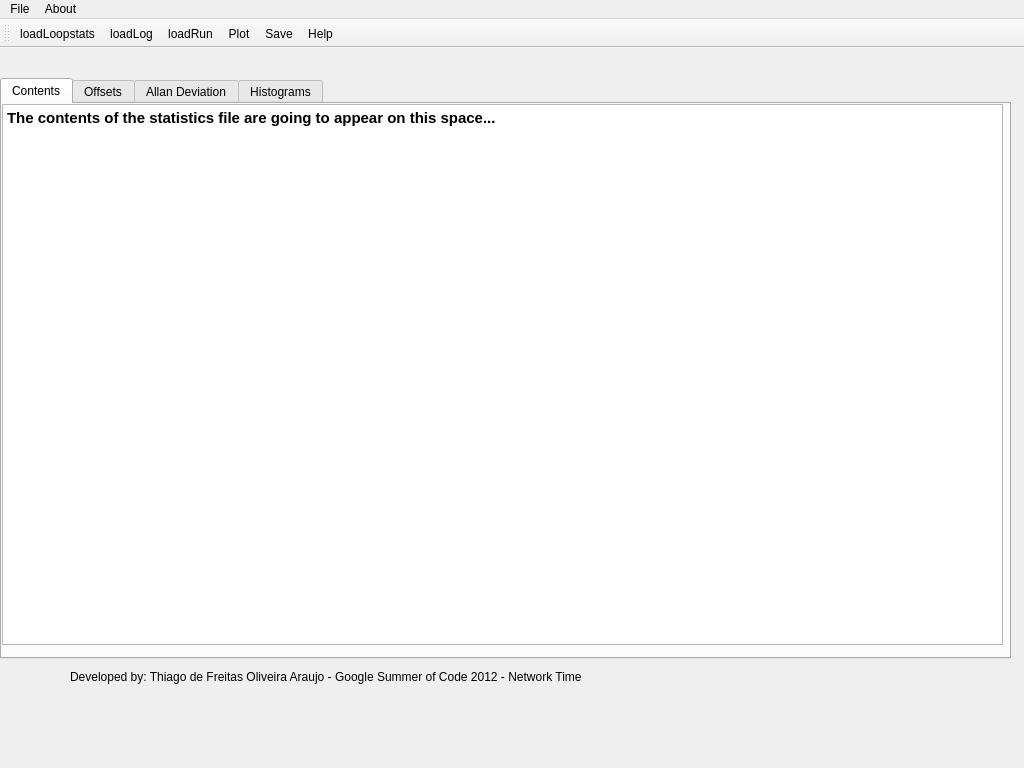
<?xml version="1.0" encoding="UTF-8"?>
<ui version="4.0">
 <author>Thiago de Freitas Oliveira Araujo</author>
 <class>MainWindow</class>
 <widget class="QMainWindow" name="MainWindow">
  <property name="geometry">
   <rect>
    <x>0</x>
    <y>0</y>
    <width>1024</width>
    <height>768</height>
   </rect>
  </property>
  <property name="windowTitle">
   <string>NTPStats Analyzer v1.0</string>
  </property>
  <widget class="QWidget" name="centralwidget">
   <widget class="QTabWidget" name="tabWidget">
    <property name="geometry">
     <rect>
      <x>0</x>
      <y>30</y>
      <width>1011</width>
      <height>581</height>
     </rect>
    </property>
    <property name="currentIndex">
     <number>0</number>
    </property>
    <widget class="QWidget" name="tab">
     <property name="minimumSize">
      <size>
       <width>617</width>
       <height>0</height>
      </size>
     </property>
     <attribute name="title">
      <string>Contents</string>
     </attribute>
     <widget class="QTextEdit" name="textEdit">
      <property name="geometry">
       <rect>
        <x>0</x>
        <y>0</y>
        <width>1001</width>
        <height>541</height>
       </rect>
      </property>
      <property name="html">
       <string>&lt;!DOCTYPE HTML PUBLIC &quot;-//W3C//DTD HTML 4.0//EN&quot; &quot;http://www.w3.org/TR/REC-html40/strict.dtd&quot;&gt;
&lt;html&gt;&lt;head&gt;&lt;meta name=&quot;qrichtext&quot; content=&quot;1&quot; /&gt;&lt;style type=&quot;text/css&quot;&gt;
p, li { white-space: pre-wrap; }
&lt;/style&gt;&lt;/head&gt;&lt;body style=&quot; font-family:'Ubuntu'; font-size:11pt; font-weight:400; font-style:normal;&quot;&gt;
&lt;p style=&quot; margin-top:0px; margin-bottom:0px; margin-left:0px; margin-right:0px; -qt-block-indent:0; text-indent:0px;&quot;&gt;&lt;span style=&quot; font-weight:600;&quot;&gt;The contents of the statistics file are going to appear on this space...&lt;/span&gt;&lt;/p&gt;&lt;/body&gt;&lt;/html&gt;</string>
      </property>
     </widget>
    </widget>
    <widget class="QWidget" name="tab_2">
     <property name="minimumSize">
      <size>
       <width>617</width>
       <height>0</height>
      </size>
     </property>
     <attribute name="title">
      <string>Offsets</string>
     </attribute>
     <widget class="QWidget" name="verticalLayoutWidget">
      <property name="geometry">
       <rect>
        <x>0</x>
        <y>0</y>
        <width>631</width>
        <height>541</height>
       </rect>
      </property>
      <layout class="QVBoxLayout" name="plotSpace"/>
     </widget>
     <widget class="QLineEdit" name="nametoSave">
      <property name="geometry">
       <rect>
        <x>640</x>
        <y>50</y>
        <width>271</width>
        <height>27</height>
       </rect>
      </property>
     </widget>
     <widget class="QLabel" name="label_2">
      <property name="geometry">
       <rect>
        <x>650</x>
        <y>30</y>
        <width>241</width>
        <height>17</height>
       </rect>
      </property>
      <property name="text">
       <string>Provide File Name to Save the Plot</string>
      </property>
     </widget>
     <widget class="QSpinBox" name="spinBox">
      <property name="geometry">
       <rect>
        <x>640</x>
        <y>320</y>
        <width>271</width>
        <height>27</height>
       </rect>
      </property>
     </widget>
     <widget class="QRadioButton" name="radioButton">
      <property name="geometry">
       <rect>
        <x>640</x>
        <y>290</y>
        <width>311</width>
        <height>22</height>
       </rect>
      </property>
      <property name="text">
       <string>Enable Periodical Analysis of the Offsets</string>
      </property>
     </widget>
    </widget>
    <widget class="QWidget" name="tab_3">
     <attribute name="title">
      <string>Allan Deviation</string>
     </attribute>
     <widget class="QWidget" name="verticalLayoutWidget_3">
      <property name="geometry">
       <rect>
        <x>0</x>
        <y>0</y>
        <width>631</width>
        <height>541</height>
       </rect>
      </property>
      <layout class="QVBoxLayout" name="plotSpace_3"/>
     </widget>
     <widget class="QLineEdit" name="nametoSave_3">
      <property name="geometry">
       <rect>
        <x>640</x>
        <y>50</y>
        <width>271</width>
        <height>27</height>
       </rect>
      </property>
     </widget>
     <widget class="QLabel" name="label_4">
      <property name="geometry">
       <rect>
        <x>650</x>
        <y>30</y>
        <width>241</width>
        <height>17</height>
       </rect>
      </property>
      <property name="text">
       <string>Provide File Name to Save the Plot</string>
      </property>
     </widget>
    </widget>
    <widget class="QWidget" name="tab_4">
     <attribute name="title">
      <string>Histograms</string>
     </attribute>
     <widget class="QWidget" name="verticalLayoutWidget_2">
      <property name="geometry">
       <rect>
        <x>0</x>
        <y>0</y>
        <width>631</width>
        <height>541</height>
       </rect>
      </property>
      <layout class="QVBoxLayout" name="plotSpace_2"/>
     </widget>
     <widget class="QLineEdit" name="nametoSave_2">
      <property name="geometry">
       <rect>
        <x>640</x>
        <y>50</y>
        <width>271</width>
        <height>27</height>
       </rect>
      </property>
     </widget>
     <widget class="QLabel" name="label_3">
      <property name="geometry">
       <rect>
        <x>650</x>
        <y>30</y>
        <width>231</width>
        <height>17</height>
       </rect>
      </property>
      <property name="text">
       <string>Provide File Name to Save the Plot</string>
      </property>
     </widget>
    </widget>
   </widget>
   <widget class="QLabel" name="label">
    <property name="geometry">
     <rect>
      <x>70</x>
      <y>620</y>
      <width>630</width>
      <height>17</height>
     </rect>
    </property>
    <property name="text">
     <string>Developed by: Thiago de Freitas Oliveira Araujo - Google Summer of Code 2012 - Network Time</string>
    </property>
   </widget>
   <widget class="QLabel" name="label_5">
    <property name="geometry">
     <rect>
      <x>30</x>
      <y>620</y>
      <width>24</width>
      <height>24</height>
     </rect>
    </property>
    <property name="text">
     <string/>
    </property>
    <property name="textFormat">
     <enum>Qt::PlainText</enum>
    </property>
    <property name="pixmap">
     <pixmap>gui/icons/ntp-client.png</pixmap>
    </property>
    <property name="scaledContents">
     <bool>true</bool>
    </property>
   </widget>
  </widget>
  <widget class="QMenuBar" name="menubar">
   <property name="geometry">
    <rect>
     <x>0</x>
     <y>0</y>
     <width>1024</width>
     <height>25</height>
    </rect>
   </property>
   <widget class="QMenu" name="menuFile">
    <property name="title">
     <string>File</string>
    </property>
    <widget class="QMenu" name="menuLoad">
     <property name="title">
      <string>Load</string>
     </property>
     <addaction name="actionLoopstats"/>
     <addaction name="actionLog_File"/>
     <addaction name="actionRun_File"/>
    </widget>
    <addaction name="menuLoad"/>
    <addaction name="actionExit"/>
   </widget>
   <widget class="QMenu" name="menuAbout">
    <property name="title">
     <string>About</string>
    </property>
    <addaction name="actionNtpStatus"/>
    <addaction name="actionHelp"/>
   </widget>
   <addaction name="menuFile"/>
   <addaction name="menuAbout"/>
  </widget>
  <widget class="QToolBar" name="toolBarNTP">
   <property name="enabled">
    <bool>true</bool>
   </property>
   <property name="focusPolicy">
    <enum>Qt::ClickFocus</enum>
   </property>
   <property name="contextMenuPolicy">
    <enum>Qt::NoContextMenu</enum>
   </property>
   <property name="windowTitle">
    <string>toolBarNTP</string>
   </property>
   <property name="toolButtonStyle">
    <enum>Qt::ToolButtonIconOnly</enum>
   </property>
   <attribute name="toolBarArea">
    <enum>TopToolBarArea</enum>
   </attribute>
   <attribute name="toolBarBreak">
    <bool>true</bool>
   </attribute>
   <addaction name="actionLoadLopstats"/>
   <addaction name="actionLoadLog"/>
   <addaction name="actionLoadRun"/>
   <addaction name="actionPlot"/>
   <addaction name="actionSave"/>
   <addaction name="actionHelp"/>
  </widget>
  <action name="actionNtpStatus">
   <property name="text">
    <string>NtpStatus</string>
   </property>
   <property name="shortcut">
    <string>Ctrl+T</string>
   </property>
  </action>
  <action name="actionLoopstats">
   <property name="text">
    <string>Loopstats</string>
   </property>
   <property name="shortcut">
    <string>Ctrl+L</string>
   </property>
  </action>
  <action name="actionLog_File">
   <property name="text">
    <string>Log File</string>
   </property>
   <property name="shortcut">
    <string>Ctrl+O</string>
   </property>
  </action>
  <action name="actionRun_File">
   <property name="text">
    <string>Run File</string>
   </property>
   <property name="shortcut">
    <string>Ctrl+R</string>
   </property>
  </action>
  <action name="actionPlot">
   <property name="icon">
    <iconset>
     <normaloff>gui/icons/plot_icon.png</normaloff>
     <normalon>gui/icons/plot_icon.png</normalon>gui/icons/plot_icon.png</iconset>
   </property>
   <property name="text">
    <string>Plot</string>
   </property>
   <property name="toolTip">
    <string>Plot</string>
   </property>
   <property name="shortcut">
    <string>Ctrl+P</string>
   </property>
  </action>
  <action name="actionLoadLopstats">
   <property name="icon">
    <iconset>
     <normalon>gui/icons/onebit_13.png</normalon>
    </iconset>
   </property>
   <property name="text">
    <string>loadLoopstats</string>
   </property>
   <property name="toolTip">
    <string>Load Loopstats File</string>
   </property>
  </action>
  <action name="actionSave">
   <property name="icon">
    <iconset>
     <normaloff>gui/icons/onebit_11.png</normaloff>gui/icons/onebit_11.png</iconset>
   </property>
   <property name="text">
    <string>Save</string>
   </property>
   <property name="toolTip">
    <string>Save Plot</string>
   </property>
   <property name="shortcut">
    <string>Ctrl+S</string>
   </property>
  </action>
  <action name="actionLoadLog">
   <property name="icon">
    <iconset>
     <normaloff>gui/icons/onebit_14.png</normaloff>gui/icons/onebit_14.png</iconset>
   </property>
   <property name="text">
    <string>loadLog</string>
   </property>
   <property name="toolTip">
    <string>Load Log File from Estimator Run</string>
   </property>
  </action>
  <action name="actionLoadRun">
   <property name="icon">
    <iconset>
     <normaloff>gui/icons/onebit_15.png</normaloff>gui/icons/onebit_15.png</iconset>
   </property>
   <property name="text">
    <string>loadRun</string>
   </property>
   <property name="toolTip">
    <string>Load Statistics from Estimator Run</string>
   </property>
  </action>
  <action name="actionHelp">
   <property name="icon">
    <iconset>
     <normaloff>gui/icons/onebit_37.png</normaloff>gui/icons/onebit_37.png</iconset>
   </property>
   <property name="text">
    <string>Help</string>
   </property>
   <property name="shortcut">
    <string>Ctrl+H</string>
   </property>
  </action>
  <action name="actionExit">
   <property name="icon">
    <iconset>
     <normaloff>gui/icons/onebit_33.png</normaloff>gui/icons/onebit_33.png</iconset>
   </property>
   <property name="text">
    <string>Exit</string>
   </property>
   <property name="shortcut">
    <string>Ctrl+Q</string>
   </property>
  </action>
 </widget>
 <resources/>
 <connections/>
</ui>
